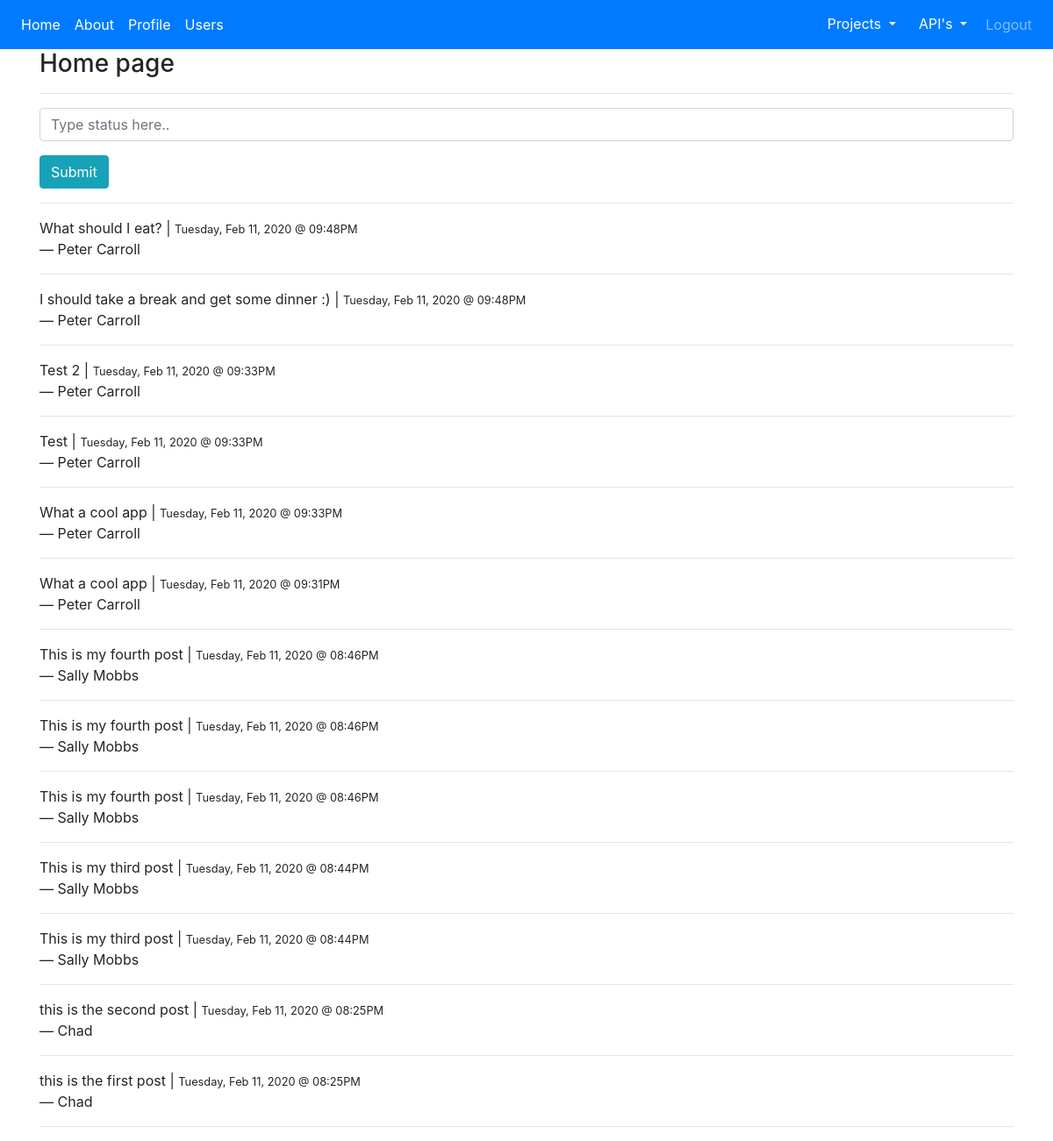
The page / (signed in) on the database as committed earlier.
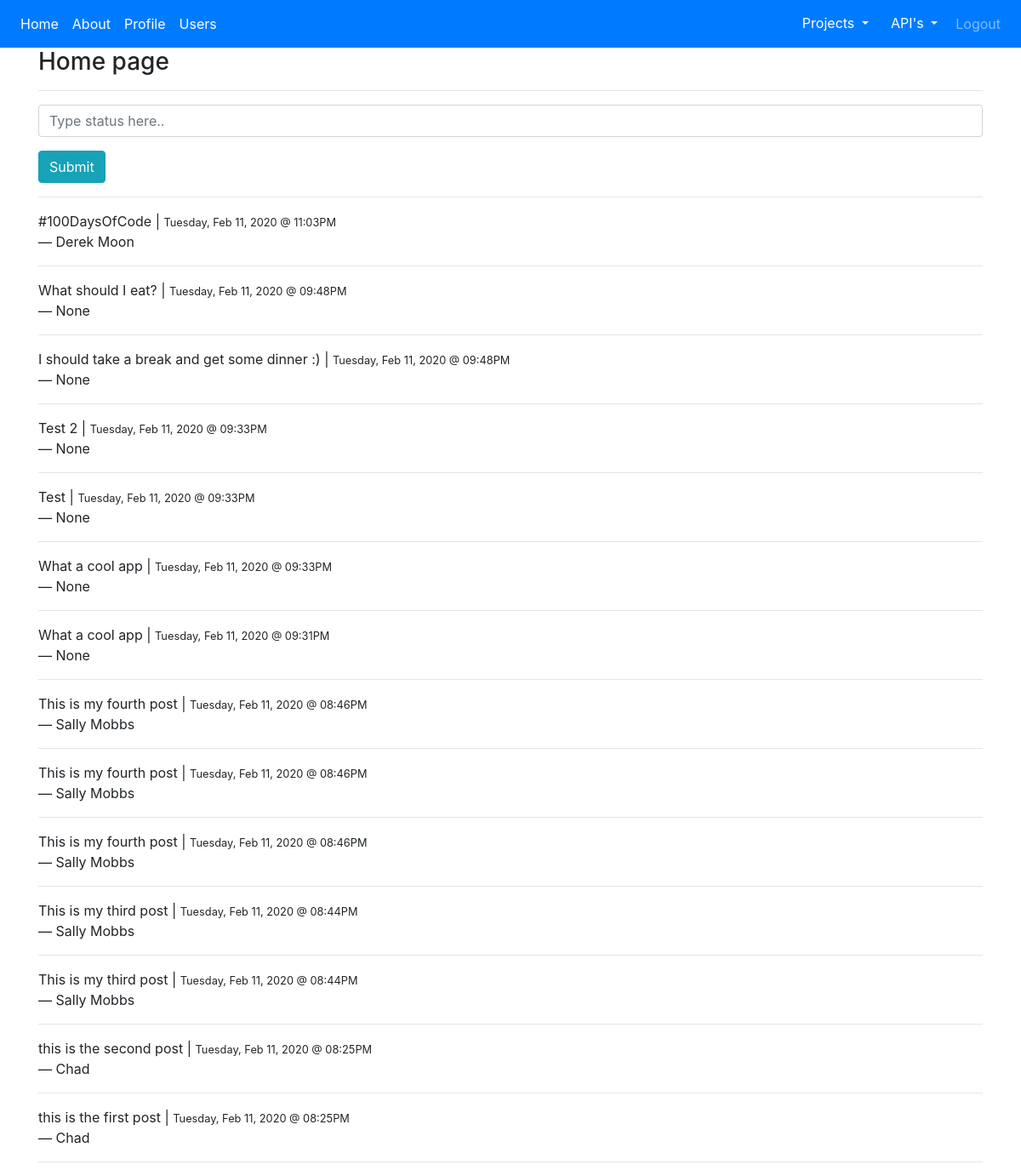
The same page on the database as committed later.
### app/models.py (models this page shows, shortened)
class Post(db.Model):
    id = db.Column(db.Integer, primary_key=True)
    body = db.Column(db.Text)
    timestamp = db.Column(db.DateTime, index=True, default=datetime.utcnow)
    user_id = db.Column(db.Integer, db.ForeignKey("user.id"))

class User(db.Model,UserMixin):
    id = db.Column(db.Integer, primary_key=True)
    name = db.Column(db.String(40), nullable=False)
    email = db.Column(db.String(50), nullable=False, unique=True)
    password = db.Column(db.String(180), nullable=False)
    created_on = db.Column(db.DateTime, nullable=False,
                           default=datetime.utcnow)
    posts = db.relationship('Post',backref='author', lazy='dynamic')
    followed = db.relationship(
        'User',
        secondary=followers,
        primaryjoin=(followers.c.follower_id == id),
        secondaryjoin=(followers.c.followed_id == id),
        backref=db.backref('followers', lazy='dynamic'),
        lazy = "dynamic"
    )
    def __str__(self):
        return self.name

### app/blueprints/main/routes.py (the view)
@main.route('/', methods=['GET','POST'])
@login_required
def index():
    form = BlogForm()
    context = {
        'form':form,
        'posts':Post.query.order_by(Post.timestamp.desc()).all()
    }
    if form.validate_on_submit():
        p = Post(body=form.body.data, user_id=current_user.id)
        db.session.add(p)
        db.session.commit()
        flash("Post added succesfully!", 'success')
        return redirect(url_for('main.index'))
    return render_template('index.html', **context)

### app/blueprints/account/forms.py
class BlogForm(FlaskForm):
    body = StringField(validators=[DataRequired()])
    submit = SubmitField(label="Submit")

### app/models.py (called while the page is built)
@login.user_loader
def get_user(id):
    return User.query.get(int(id))

### app/templates/index.html (shortened to what this page needs)
{% extends 'layout.html' %}
{% block content %}
  <h3>Home page</h3>
  <hr/>
  <form action="{{ url_for('main.index')}}" method="POST">
    <div class="form-group">
      {{ form.body(class="form-control", placeholder="Type status here..")}}
    </div>
    <div class="form-group">
        {{ form.submit(class="btn btn-info") }}
    </div>
  </form>
  <hr/>
  {% if posts%}
  {% for p in posts%}
    <p>
      {{ p.body }} | <small>{{  p.timestamp.strftime('%A, %b %d, %Y @ %I:%M%p ') }}</small><br/>
    &mdash; {{ p.author }}
    </p>
    <hr/>
  {% endfor %}
  {% endif %}
{% endblock %}

### app/templates/layout.html (shortened to what this page needs)
<!doctype html>
<html lang="en">
  <head>
    <link rel="stylesheet" href="https://stackpath.bootstrapcdn.com/bootstrap/4.3.1/css/bootstrap.min.css">
  </head>
  <body>
    {% include 'partials/navbar.html' %}
    <div class="container">
        {% block content %}
        {% endblock %}
    </div>
  </body>
</html>

### app/templates/partials/navbar.html (shortened to what this page needs)
<nav class="navbar navbar-expand-sm navbar-dark bg-primary">
  <div class="collapse navbar-collapse" id="collapsibleNavId">
    <ul class="navbar-nav mr-auto mt-2 mt-lg-0">
      <li class="nav-item active">
        <a class="nav-link" href="{{url_for('main.index')}}"
          >Home <span class="sr-only">(current)</span></a
        >
      </li>
      {%if current_user.is_authenticated %}
      <li class="nav-item active">
        <a class="nav-link" href="{{url_for('account.about')}}"
          >About<span class="sr-only">(current)</span></a
        >
      </li>
      {%endif %}
    {%if current_user.is_authenticated %}
      <li class="nav-item active">
        <a class="nav-link" href="/account/profile/{{current_user.id}}"
          >Profile<span class="sr-only">(current)</span></a
        >
      </li>
    {%endif %}
      <li class="nav-item active">
        <a class="nav-link" href="{{url_for('main.users')}}"
          >Users <span class="sr-only">(current)</span></a
        >
      </li>
    </ul>
    <ul class="navbar-nav ">
      <li class=nav-item>
        <div class="dropdown">
          <button type="button" class="btn btn-primary dropdown-toggle" data-toggle="dropdown">
            Projects
          </button>
        </div>
      </li>
      <li class=nav-item>
        <div class="dropdown">
          <button type="button" class="btn btn-primary dropdown-toggle" data-toggle="dropdown">
            API's
          </button>
        </div>
      </li>
      {% if current_user.is_authenticated %}
      <li class=nav-item>
        <a class='nav-link' href="{{url_for('account.logout')}}">Logout</a>
      </li>
      {% endif %}
    </ul>
  </div>
</nav>

Rows that differ between the two databases and show on the page:
added Post: body "#100DaysOfCode", timestamp "Tuesday, Feb 11, 2020 @ 11:03PM", author "Derek Moon"
changed Post "What should I eat?": author "Peter Carroll" → "None"
changed Post "I should take a break and get some dinner :)": author "Peter Carroll" → "None"
changed Post "Test 2": author "Peter Carroll" → "None"
changed Post "Test": author "Peter Carroll" → "None"
changed Post (number 6 of 14 on the later page): author "Peter Carroll" → "None"
changed Post "Tuesday, Feb 11, 2020 @ 09:31PM": author "Peter Carroll" → "None"
